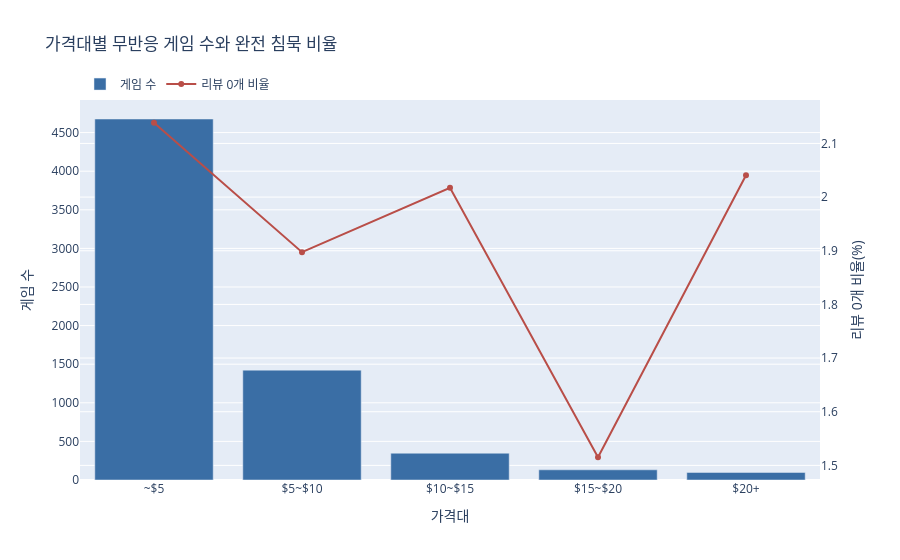

Notebook code for this chart:
### Markdown cell above
## 5. 가격대 분석

가격은 유저의 기대치를 만든다. 무명 인디게임은 가격이 높으면 구매 전 설득 부담이 커지고, 너무 낮으면 품질 신뢰 신호가 약해질 수 있다.

### Code cell
price_summary = (
    df.groupby("price_tier", observed=True)
    .agg(
        game_count=("appid", "count"),
        median_reviews=("total_reviews", "median"),
        avg_reviews=("total_reviews", "mean"),
        zero_review_rate=("total_reviews", lambda s: (s == 0).mean() * 100),
        near_threshold_rate=("total_reviews", lambda s: s.between(7, 9).mean() * 100),
        achievement_rate=("has_achievements", "mean"),
        median_description_len=("description_len", "median"),
    )
    .reindex(PRICE_ORDER)
    .dropna(subset=["game_count"])
    .reset_index()
)
price_summary["achievement_rate"] *= 100

display(price_summary.round(2))

fig = go.Figure()
fig.add_trace(go.Bar(x=price_summary["price_tier"], y=price_summary["game_count"], name="게임 수", marker_color=COLOR_MAIN))
fig.add_trace(
    go.Scatter(
        x=price_summary["price_tier"],
        y=price_summary["zero_review_rate"],
        name="리뷰 0개 비율",
        mode="lines+markers",
        yaxis="y2",
        line=dict(color=COLOR_RISK),
    )
)
fig.update_layout(
    title="가격대별 무반응 게임 수와 완전 침묵 비율",
    xaxis_title="가격대",
    yaxis=dict(title="게임 수"),
    yaxis2=dict(title="리뷰 0개 비율(%)", overlaying="y", side="right"),
    legend=dict(orientation="h", y=1.08),
)
fig.show()

fig = px.box(
    df,
    x="price_tier",
    y="total_reviews",
    category_orders={"price_tier": PRICE_ORDER},
    color="price_tier",
    title="가격대별 리뷰 수 분포: 모두 10개 미만인 그룹 내부 비교",
)
fig.update_layout(xaxis_title="가격대", yaxis_title="총 리뷰 수", showlegend=False)
fig.show()

### Figure 1 — Plotly figure (JSON) as saved in the notebook; plotly's stock layout.template omitted (floating-point values rounded to 4 significant figures)
{"data": [{"marker": {"color": "#3A6EA5"}, "name": "게임 수", "type": "bar", "x": ["~$5", "$5~$10", "$10~$15", "$15~$20", "$20+"], "y": [4676.0, 1423.0, 347.0, 132.0, 98.0]}, {"line": {"color": "#B94E48"}, "mode": "lines+markers", "name": "리뷰 0개 비율", "type": "scatter", "x": ["~$5", "$5~$10", "$10~$15", "$15~$20", "$20+"], "y": [2.139, 1.897, 2.017, 1.515, 2.041], "yaxis": "y2"}], "layout": {"legend": {"orientation": "h", "y": 1.08}, "title": {"text": "가격대별 무반응 게임 수와 완전 침묵 비율"}, "xaxis": {"title": {"text": "가격대"}}, "yaxis": {"title": {"text": "게임 수"}}, "yaxis2": {"overlaying": "y", "side": "right", "title": {"text": "리뷰 0개 비율(%)"}}}}
